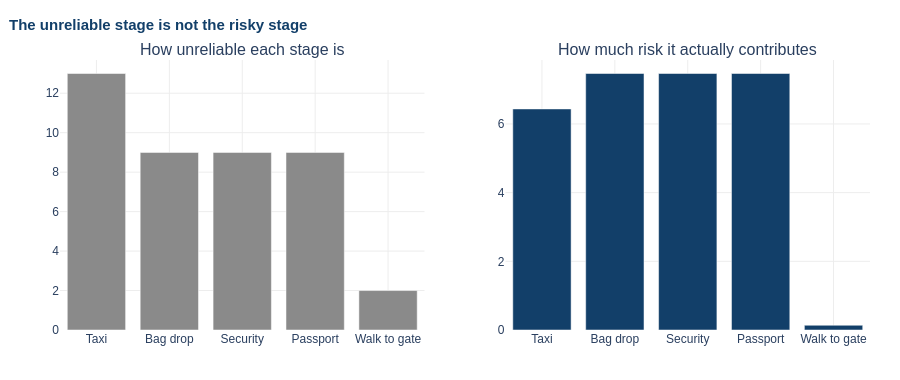

Here is the notebook cell this chart was saved with:
### Code cell
fig = make_subplots(rows=1, cols=2, subplot_titles=("How unreliable each stage is",
                                                    "How much risk it actually contributes"))
fig.add_trace(go.Bar(x=legs, y=own_sd, marker_color=GREY, showlegend=False), row=1, col=1)
fig.add_trace(go.Bar(x=legs, y=contribution, marker_color=NAVY, showlegend=False), row=1, col=2)
style(fig, title="The unreliable stage is not the risky stage", height=380)
fig.show()

worst_sd = legs[int(np.argmax(own_sd))]
worst_rc = legs[int(np.argmax(contribution))]
print(f"Most unreliable stage : {worst_sd}")
print(f"Biggest risk contributor: {worst_rc}")
print(f"The taxi is {own_sd[0]/own_sd[2]-1:.0%} MORE variable than security, "
      f"yet contributes {1-contribution[0]/contribution[2]:.0%} LESS risk.")
print(f"The three queues together account for {contribution[1:4].sum()/contribution.sum():.0%} "
      "of everything that can go wrong.")

### Figure 1 — Plotly figure (JSON) as saved in the notebook; plotly's stock layout.template omitted (floating-point values rounded to 4 significant figures)
{"data": [{"marker": {"color": "#8A8A8A"}, "showlegend": false, "type": "bar", "x": ["Taxi", "Bag drop", "Security", "Passport", "Walk to gate"], "xaxis": "x", "y": [13.0, 9.0, 9.0, 9.0, 2.0], "yaxis": "y"}, {"marker": {"color": "#123F69"}, "showlegend": false, "type": "bar", "x": ["Taxi", "Bag drop", "Security", "Passport", "Walk to gate"], "xaxis": "x2", "y": [6.437, 7.469, 7.469, 7.469, 0.138], "yaxis": "y2"}], "layout": {"annotations": [{"font": {"size": 16}, "showarrow": false, "text": "How unreliable each stage is", "x": 0.225, "xanchor": "center", "xref": "paper", "y": 1, "yanchor": "bottom", "yref": "paper"}, {"font": {"size": 16}, "showarrow": false, "text": "How much risk it actually contributes", "x": 0.775, "xanchor": "center", "xref": "paper", "y": 1, "yanchor": "bottom", "yref": "paper"}], "colorway": ["#123F69", "#E38B29", "#8A8A8A", "#2E7D7B", "#B22222"], "font": {"family": "Helvetica, Arial, sans-serif", "size": 12}, "height": 380, "legend": {"orientation": "h", "x": 0, "y": 1, "yanchor": "bottom"}, "margin": {"b": 50, "l": 60, "r": 30, "t": 60}, "title": {"font": {"color": "#123F69", "size": 15}, "text": "<b>The unreliable stage is not the risky stage</b>", "x": 0.01}, "xaxis": {"anchor": "y", "domain": [0, 0.45], "gridcolor": "#EDEDED", "zeroline": false}, "xaxis2": {"anchor": "y2", "domain": [0.55, 1], "gridcolor": "#EDEDED", "zeroline": false}, "yaxis": {"anchor": "x", "domain": [0, 1], "gridcolor": "#EDEDED", "zeroline": false}, "yaxis2": {"anchor": "x2", "domain": [0, 1], "gridcolor": "#EDEDED", "zeroline": false}}}
